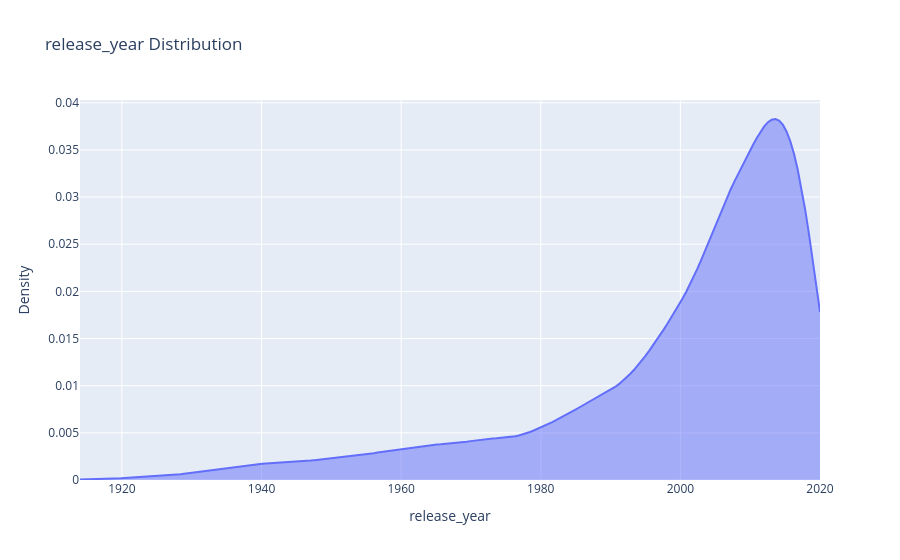

The notebook cell saved with this chart:
### Code cell
g.viz.hist("release_year")

### Figure 1 — Plotly figure (JSON) as saved in the notebook; plotly's stock layout.template omitted (floating-point values rounded to 4 significant figures; data arrays with more than 128 entries replaced by an {"elided": "..."} marker saying what was removed)
{"data": [{"fill": "tozeroy", "line": {"color": "#636EFA", "width": 2}, "mode": "lines", "name": "release_year", "opacity": 0.7, "type": "scatter", "x": {"elided": "200 float values"}, "y": {"elided": "200 float values"}}], "layout": {"legend": {"orientation": "h", "title": {"text": "release_year"}, "x": 0.5, "xanchor": "center", "y": 1.05, "yanchor": "bottom"}, "title": {"text": "release_year Distribution"}, "xaxis": {"title": {"text": "release_year"}}, "yaxis": {"title": {"text": "Density"}}}}
